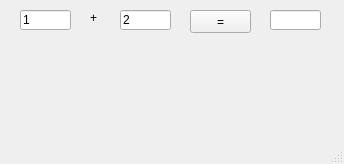
<?xml version="1.0" encoding="UTF-8"?>
<ui version="4.0">
 <class>MainWindow</class>
 <widget class="QMainWindow" name="MainWindow">
  <property name="geometry">
   <rect>
    <x>0</x>
    <y>0</y>
    <width>344</width>
    <height>164</height>
   </rect>
  </property>
  <property name="windowTitle">
   <string>MainWindow</string>
  </property>
  <widget class="QWidget" name="centralwidget">
   <widget class="QLineEdit" name="le1">
    <property name="geometry">
     <rect>
      <x>20</x>
      <y>10</y>
      <width>51</width>
      <height>20</height>
     </rect>
    </property>
    <property name="text">
     <string>1</string>
    </property>
   </widget>
   <widget class="QLabel" name="label">
    <property name="geometry">
     <rect>
      <x>90</x>
      <y>10</y>
      <width>21</width>
      <height>16</height>
     </rect>
    </property>
    <property name="text">
     <string>+</string>
    </property>
   </widget>
   <widget class="QLineEdit" name="le2">
    <property name="geometry">
     <rect>
      <x>120</x>
      <y>10</y>
      <width>51</width>
      <height>20</height>
     </rect>
    </property>
    <property name="text">
     <string>2</string>
    </property>
   </widget>
   <widget class="QPushButton" name="pb">
    <property name="geometry">
     <rect>
      <x>190</x>
      <y>10</y>
      <width>61</width>
      <height>23</height>
     </rect>
    </property>
    <property name="text">
     <string>=</string>
    </property>
   </widget>
   <widget class="QLineEdit" name="le3">
    <property name="geometry">
     <rect>
      <x>270</x>
      <y>10</y>
      <width>51</width>
      <height>20</height>
     </rect>
    </property>
   </widget>
  </widget>
  <widget class="QMenuBar" name="menubar">
   <property name="geometry">
    <rect>
     <x>0</x>
     <y>0</y>
     <width>344</width>
     <height>21</height>
    </rect>
   </property>
  </widget>
  <widget class="QStatusBar" name="statusbar"/>
 </widget>
 <resources/>
 <connections/>
</ui>
